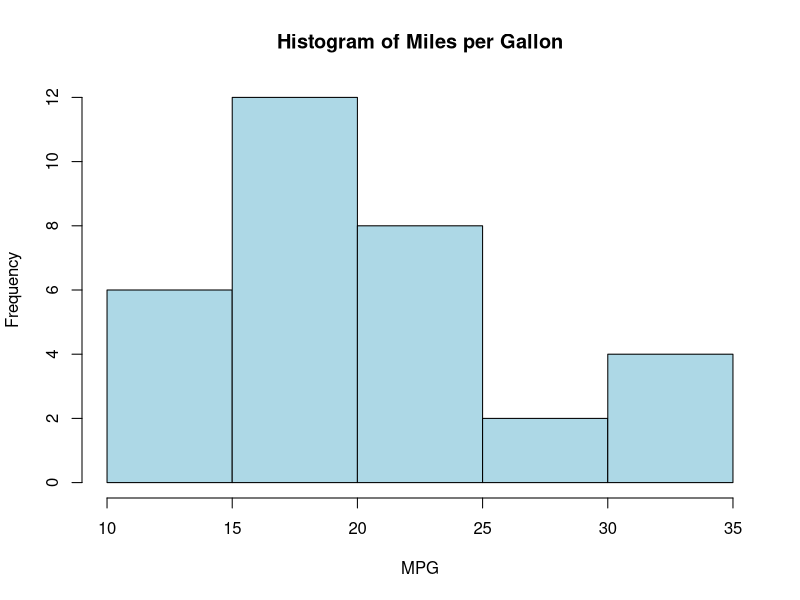
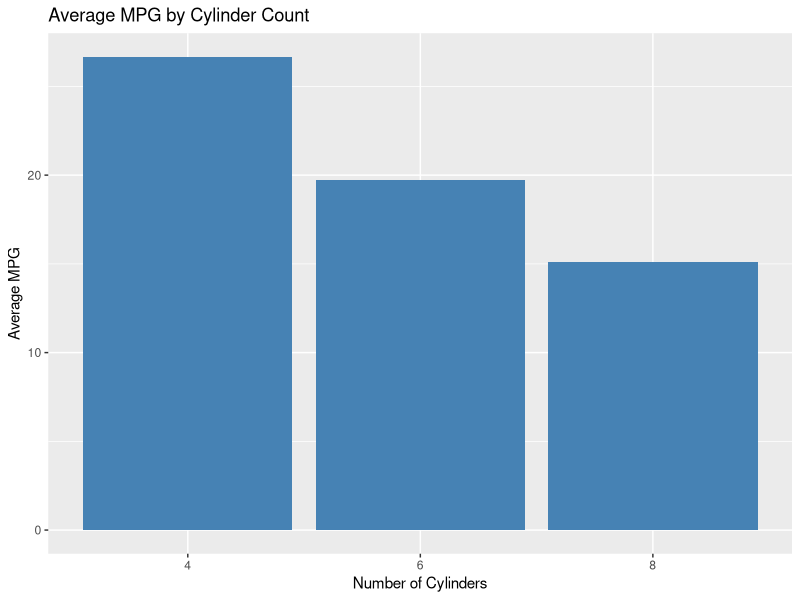
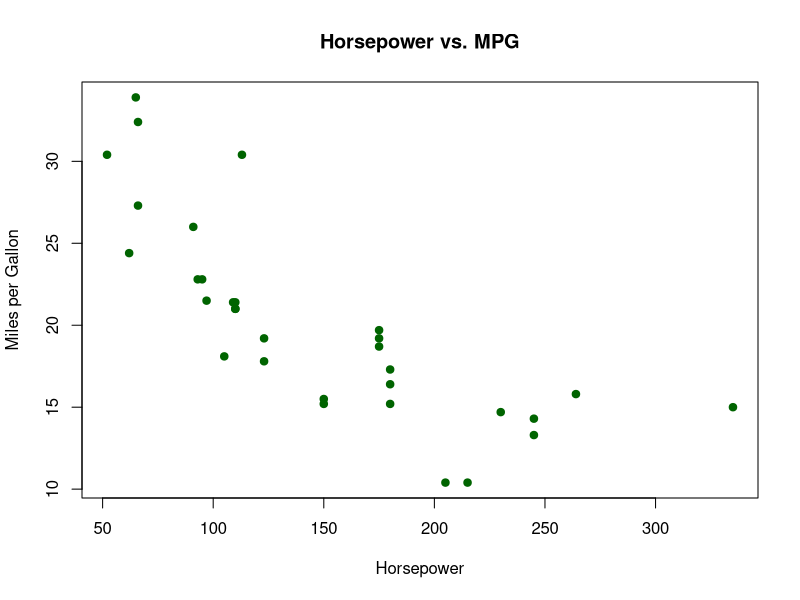
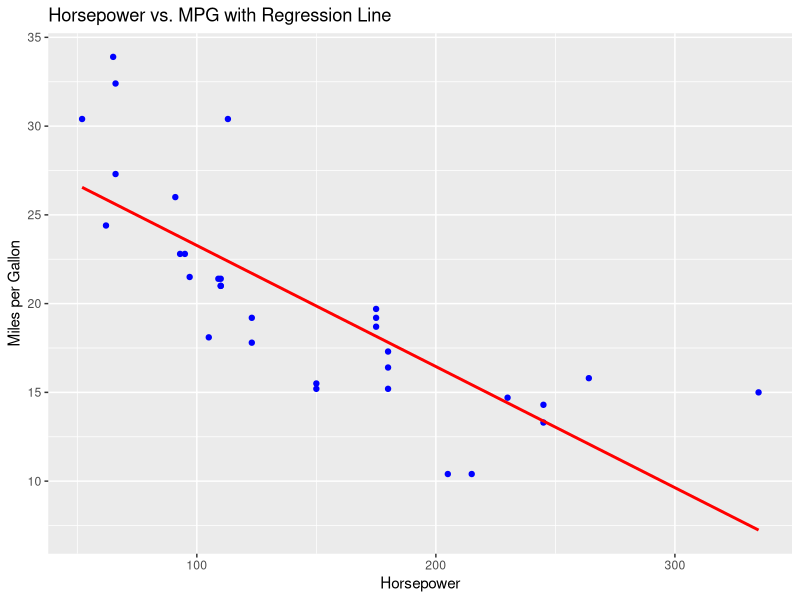
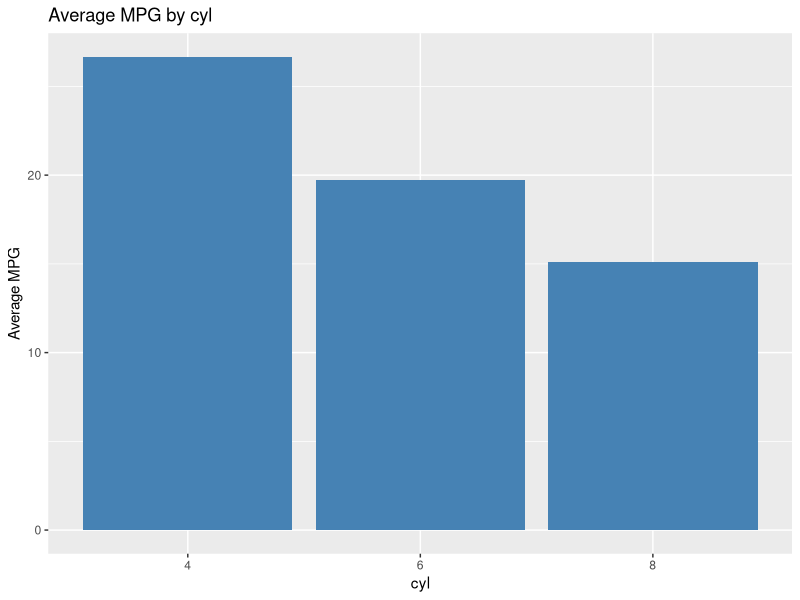
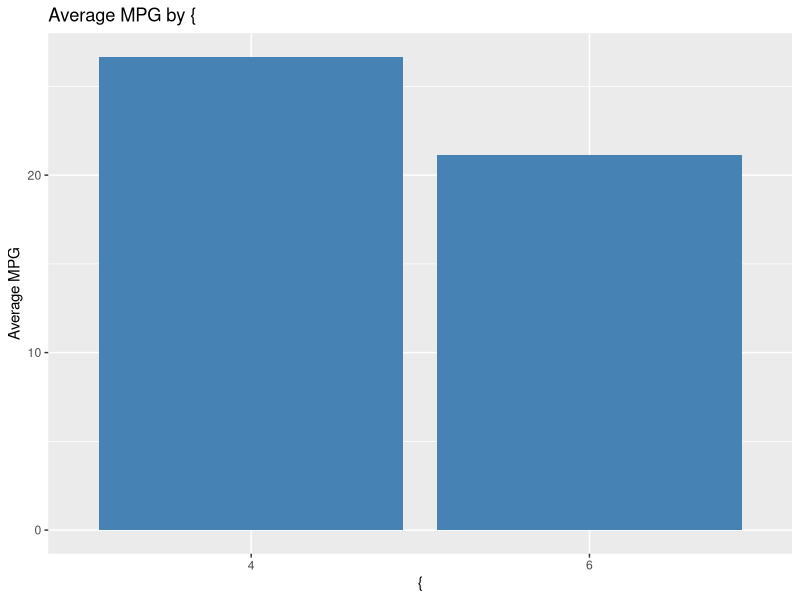
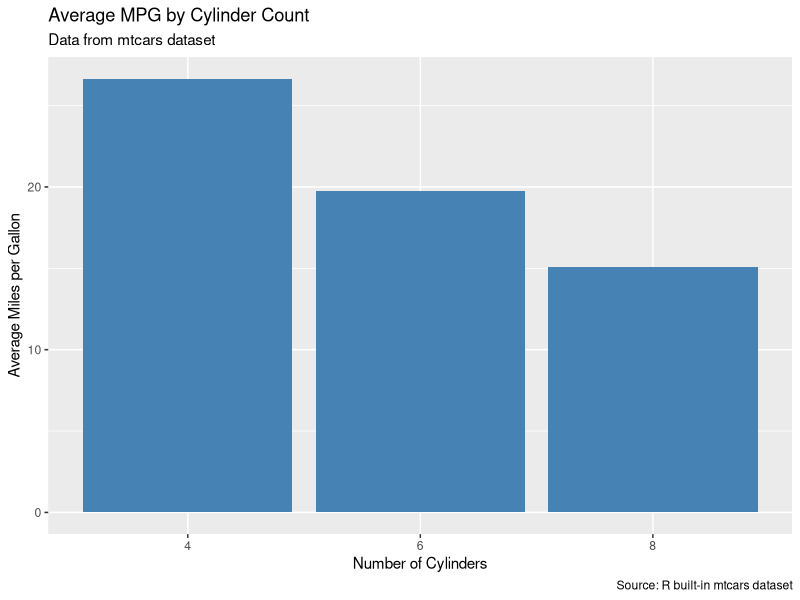
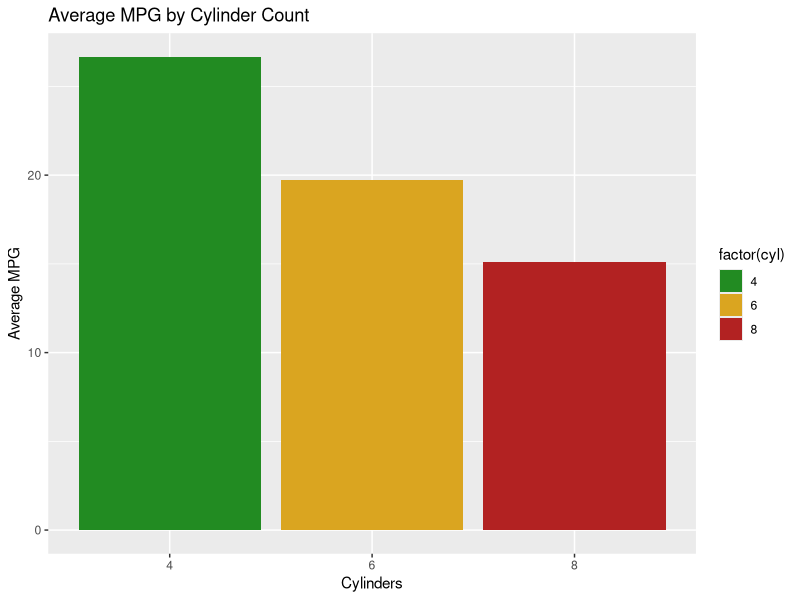

Source code (R) for these figures, in order:
# Load built-in dataset
data(mtcars)

# View first few rows
head(mtcars)

# Summary statistics for mpg (miles per gallon)
summary(mtcars$mpg)

# Mean and median
mean(mtcars$mpg)
median(mtcars$mpg)

# Standard deviation
sd(mtcars$mpg)

# Histogram of mpg
hist(mtcars$mpg,
    main = "Histogram of Miles per Gallon",
    xlab = "MPG",
    col = "lightblue",
    border = "black")

# Load dataset
data(mtcars)

# Filter cars with mpg greater than 25
high_mpg <- subset(mtcars, mpg > 25)

# Display results
print(high_mpg)

# Install dplyr if not already installed
# install.packages("dplyr")

library(dplyr)

# Group by number of cylinders and calculate average mpg
grouped_data <- mtcars %>%
  group_by(cyl) %>%
  summarise(avg_mpg = mean(mpg))

print(grouped_data)

# DAY 
# Install ggplot2 if not already installed
# install.packages("ggplot2")

library(ggplot2)

# Bar chart of average mpg by cylinder count
ggplot(grouped_data, aes(x = factor(cyl), y = avg_mpg)) +
  geom_bar(stat = "identity", fill = "steelblue") +
  labs(title = "Average MPG by Cylinder Count",
       x = "Number of Cylinders",
       y = "Average MPG")

# Load dataset
data(mtcars)

# Basic scatterplot
plot(mtcars$hp, mtcars$mpg,
     main = "Horsepower vs. MPG",
     xlab = "Horsepower",
     ylab = "Miles per Gallon",
     pch = 19, col = "darkgreen")

# Calculate correlation between horsepower and mpg
cor(mtcars$hp, mtcars$mpg)

# Correlation matrix for multiple variables
cor(mtcars[, c("mpg", "hp", "wt", "disp")])

library(ggplot2)

# Scatterplot with regression line
ggplot(mtcars, aes(x = hp, y = mpg)) +
  geom_point(color = "blue") +
  geom_smooth(method = "lm", se = FALSE, color = "red") +
  labs(title = "Horsepower vs. MPG with Regression Line",
       x = "Horsepower",
       y = "Miles per Gallon")

# Function to filter cars by minimum mpg
filter_by_mpg <- function(data, min_mpg) {
  subset(data, mpg > min_mpg)
}

# Example usage
data(mtcars)
high_mpg_cars <- filter_by_mpg(mtcars, 25)
print(high_mpg_cars)

library(dplyr)

# Function to group by a column and calculate average mpg
group_avg_mpg <- function(data, group_col) {
  data %>%
    group_by({{ group_col }}) %>%
    summarise(avg_mpg = mean(mpg))
}

# Example usage
avg_by_cyl <- group_avg_mpg(mtcars, cyl)
print(avg_by_cyl)

library(ggplot2)

# Function to plot average mpg by a grouping column
plot_avg_mpg <- function(data, group_col) {
  grouped <- data %>%
    group_by({{ group_col }}) %>%
    summarise(avg_mpg = mean(mpg))
  
  ggplot(grouped, aes(x = factor({{ group_col }}), y = avg_mpg)) +
    geom_bar(stat = "identity", fill = "steelblue") +
    labs(title = paste("Average MPG by", deparse(substitute(group_col))),
         x = deparse(substitute(group_col)),
         y = "Average MPG")
}

# Example usage
plot_avg_mpg(mtcars, cyl)

analyze_mpg <- function(data, min_mpg, group_col) {
  # Step 1: Filter
  filtered <- filter_by_mpg(data, min_mpg)
  
  # Step 2: Group and summarize
  summary <- group_avg_mpg(filtered, {{ group_col }})
  print(summary)
  
  # Step 3: Plot
  plot_avg_mpg(filtered, {{ group_col }})
}

# Day 5 -- Example usage
analyze_mpg(mtcars, 20, cyl)

library(ggplot2)

# Basic bar chart with labels
ggplot(mtcars, aes(x = factor(cyl), y = mpg)) +
  geom_bar(stat = "summary", fun = "mean", fill = "steelblue") +
  labs(title = "Average MPG by Cylinder Count",
       subtitle = "Data from mtcars dataset",
       x = "Number of Cylinders",
       y = "Average Miles per Gallon",
       caption = "Source: R built-in mtcars dataset")

# Custom colors for bars
ggplot(mtcars, aes(x = factor(cyl), y = mpg, fill = factor(cyl))) +
  geom_bar(stat = "summary", fun = "mean") +
  scale_fill_manual(values = c("4" = "forestgreen", "6" = "goldenrod", "8" = "firebrick")) +
  labs(title = "Average MPG by Cylinder Count",
       x = "Cylinders",
       y = "Average MPG")

# Using a clean theme
ggplot(mtcars, aes(x = factor(cyl), y = mpg)) +
  geom_bar(stat = "summary", fun = "mean", fill = "skyblue") +
  labs(title = "Average MPG by Cylinder Count") +
  theme_minimal(base_size = 14)

# Try other themes: theme_classic(), theme_dark(), theme_light()
# Bar chart with labels on bars
ggplot(mtcars, aes(x = factor(cyl), y = mpg)) +
  stat_summary(fun = "mean", geom = "bar", fill = "steelblue") +
  stat_summary(fun = "mean", geom = "text", aes(label = round(..y.., 1)),
               vjust = -0.5, color = "black") +
  labs(title = "Average MPG by Cylinder Count",
       x = "Cylinders",
       y = "Average MPG")

# Day 6 
library(ggplot2)

# Histogram of mpg
hist_plot <- ggplot(mtcars, aes(x = mpg)) +
  geom_histogram(binwidth = 2, fill = "skyblue", color = "black") +
  labs(title = "Distribution of MPG", x = "Miles per Gallon", y = "Count") +
  theme_minimal()

# Scatterplot of horsepower vs mpg
scatter_plot <- ggplot(mtcars, aes(x = hp, y = mpg)) +
  geom_point(color = "darkgreen") +
  geom_smooth(method = "lm", se = FALSE, color = "red") +
  labs(title = "Horsepower vs MPG", x = "Horsepower", y = "Miles per Gallon") +
  theme_classic()

# Bar chart of average mpg by cylinder
bar_plot <- ggplot(mtcars, aes(x = factor(cyl), y = mpg)) +
  stat_summary(fun = "mean", geom = "bar", fill = "steelblue") +
  labs(title = "Average MPG by Cylinder Count", x = "Cylinders", y = "Average MPG") +
  theme_light()

# Install patchwork if needed
# install.packages("patchwork")

library(patchwork)

# Combine plots side by side
(hist_plot | scatter_plot) / bar_plot

# Install gridExtra if needed
# install.packages("gridExtra")

library(gridExtra)

# Arrange plots in a grid
grid.arrange(hist_plot, scatter_plot, bar_plot, ncol = 2)
